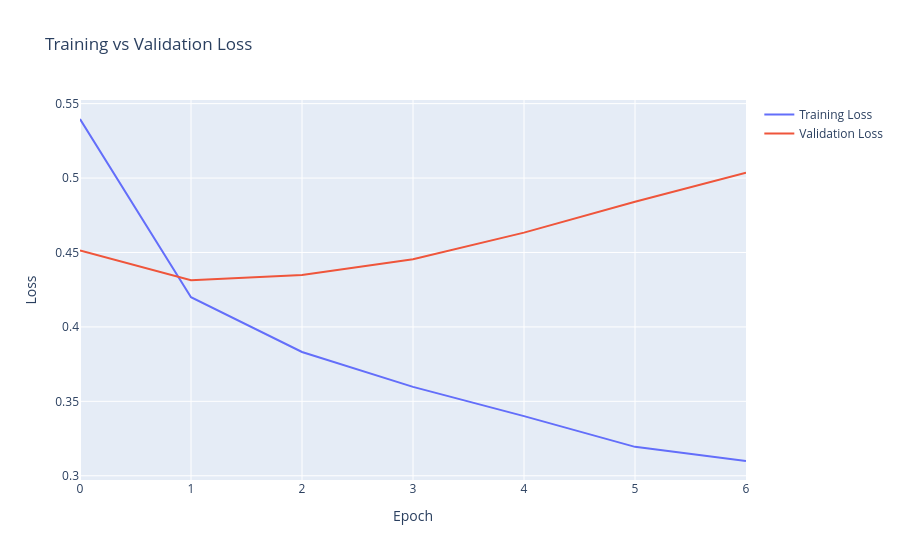

The cell this chart's notebook holds for it:
### Code cell
fig = go.Figure()

fig.add_trace(

    go.Scatter(

        y=history["train_loss"],

        mode="lines",

        name="Training Loss"

    )

)

fig.add_trace(

    go.Scatter(

        y=history["validation_loss"],

        mode="lines",

        name="Validation Loss"

    )

)

fig.update_layout(

    title="Training vs Validation Loss",

    xaxis_title="Epoch",

    yaxis_title="Loss"

)

fig.write_image(

    "../outputs/figures/training_loss.png"

)

fig.show()

### Figure 1 — Plotly figure (JSON) as saved in the notebook; plotly's stock layout.template omitted (floating-point values rounded to 4 significant figures)
{"data": [{"mode": "lines", "name": "Training Loss", "type": "scatter", "y": [0.5397, 0.42, 0.3831, 0.3597, 0.3401, 0.3194, 0.3099]}, {"mode": "lines", "name": "Validation Loss", "type": "scatter", "y": [0.4514, 0.4313, 0.4349, 0.4455, 0.4633, 0.4841, 0.5035]}], "layout": {"title": {"text": "Training vs Validation Loss"}, "xaxis": {"title": {"text": "Epoch"}}, "yaxis": {"title": {"text": "Loss"}}}}
